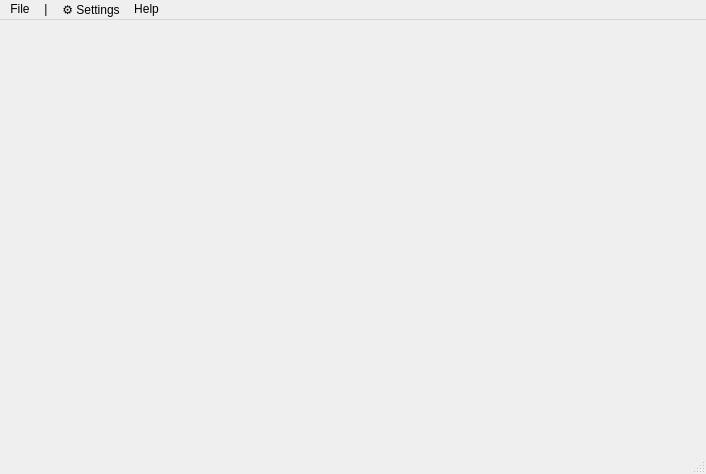
<?xml version="1.0" encoding="UTF-8"?>
<ui version="4.0">
 <class>MainWindow</class>
 <widget class="QMainWindow" name="MainWindow">
  <property name="geometry">
   <rect>
    <x>0</x>
    <y>0</y>
    <width>706</width>
    <height>474</height>
   </rect>
  </property>
  <property name="windowTitle">
   <string>MainWindow</string>
  </property>
  <widget class="QWidget" name="centralwidget">
   <layout class="QVBoxLayout" name="verticalLayout">
    <item>
     <widget class="QStackedWidget" name="pageStack">
      <property name="sizePolicy">
       <sizepolicy hsizetype="Expanding" vsizetype="Expanding">
        <horstretch>0</horstretch>
        <verstretch>0</verstretch>
       </sizepolicy>
      </property>
      <widget class="QWidget" name="page"/>
      <widget class="QWidget" name="page_2"/>
     </widget>
    </item>
   </layout>
  </widget>
  <widget class="QStatusBar" name="statusbar"/>
  <widget class="QMenuBar" name="menubar">
   <property name="geometry">
    <rect>
     <x>0</x>
     <y>0</y>
     <width>706</width>
     <height>33</height>
    </rect>
   </property>
   <widget class="QMenu" name="menu_Settings">
    <property name="title">
     <string>⚙ Settings</string>
    </property>
    <addaction name="actionPreferences"/>
   </widget>
   <widget class="QMenu" name="menuFile">
    <property name="title">
     <string>File</string>
    </property>
    <addaction name="actionOpen_Campaign"/>
    <addaction name="actionNew_Campaign"/>
    <addaction name="actionClose_Campaign"/>
   </widget>
   <widget class="QMenu" name="menuHelp">
    <property name="title">
     <string>Help</string>
    </property>
   </widget>
   <widget class="QMenu" name="menu">
    <property name="title">
     <string>|</string>
    </property>
   </widget>
   <addaction name="menuFile"/>
   <addaction name="menu"/>
   <addaction name="menu_Settings"/>
   <addaction name="menuHelp"/>
  </widget>
  <action name="actionOpen_Campaign">
   <property name="text">
    <string>Open Campaign</string>
   </property>
  </action>
  <action name="actionNew_Campaign">
   <property name="text">
    <string>New Campaign</string>
   </property>
  </action>
  <action name="actionPreferences">
   <property name="text">
    <string>Preferences</string>
   </property>
  </action>
  <action name="actionClose_Campaign">
   <property name="text">
    <string>Close Campaign</string>
   </property>
  </action>
 </widget>
 <resources/>
 <connections/>
</ui>
